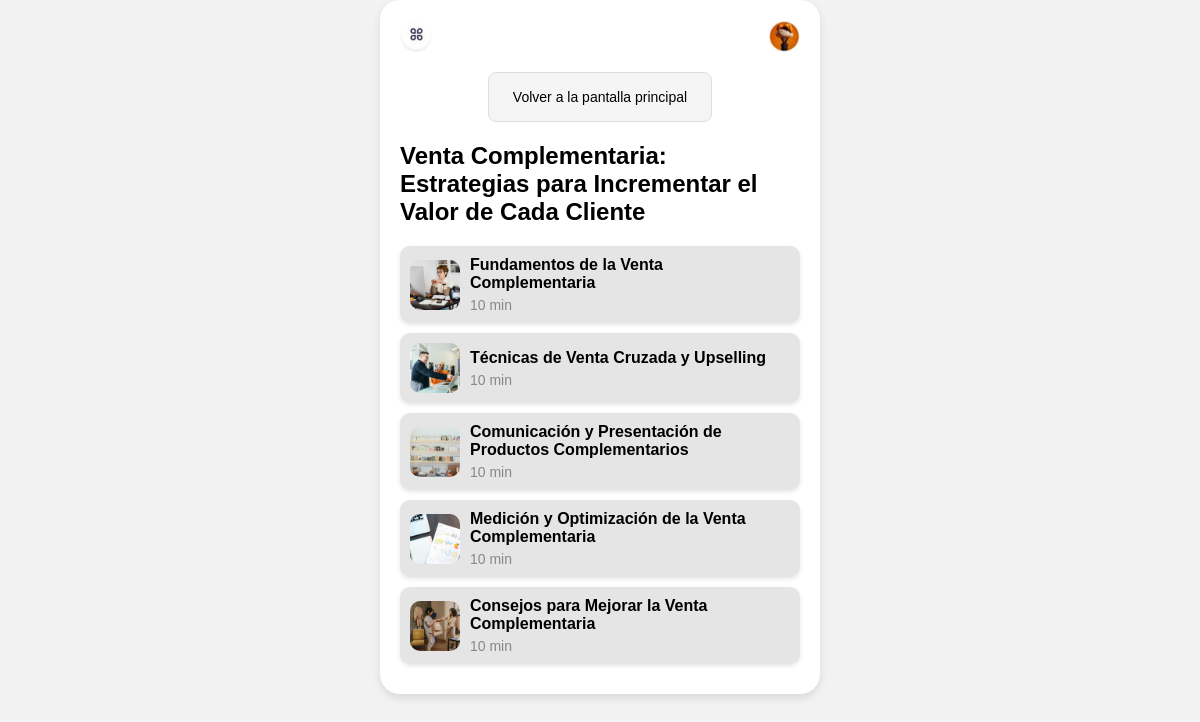
The app's page /curso/2/ with its own data.
### cursos/models.py (models this page shows, shortened)
class Curso(models.Model):
    titulo = models.CharField(max_length=200)
    explicacion = models.TextField()
    fecha_creacion = models.DateTimeField(default=timezone.now)
    puntos = models.SmallIntegerField()
    miniatura = models.ImageField(upload_to='images/miniaturas/')

class Leccion(models.Model):
    titulo = models.CharField(max_length=200)
    autor = models.ForeignKey('Autor', on_delete=models.CASCADE)
    fecha_creacion = models.DateTimeField(default=timezone.now)
    contenido = models.TextField()
    puntos = models.SmallIntegerField()
    ejercicio = models.ForeignKey('Ejercicio', on_delete=models.CASCADE, blank=True, null=True)
    curso = models.ForeignKey('Curso', on_delete=models.CASCADE)
    miniatura = models.ImageField(upload_to='images/miniaturas/')
    imagen1 = models.ImageField(upload_to='images/lecciones/')
    imagen2 = models.ImageField(upload_to='images/lecciones/')
    imagen3 = models.ImageField(upload_to='images/lecciones/')
    imagen4 = models.ImageField(upload_to='images/lecciones/')
    imagen5 = models.ImageField(upload_to='images/lecciones/')

### cursos/views.py (the view)
def detalle_curso(request, pk):
    curso = get_object_or_404(Curso, pk=pk)
    lecciones = Leccion.objects.filter(curso_id=pk)
    return render(request, 'blog/detalle_curso.html', {'curso': curso, 'lecciones':lecciones})

### cursos/templates/blog/detalle_curso.html
{% extends 'blog/base.html' %}
{% load static %}
{% block content %}
    <div class="back-to-menu">
        <a href="/">Volver a la pantalla principal</a>
      </div>
    <div class="lessons">
        <div class="title">{{ curso.titulo }}</div>
        {% for leccion in lecciones %}
        <a href="{% url 'detalle_leccion' pk=leccion.pk %}" class="lesson" title="Lesson 1 details.">
            <img src="{{ leccion.miniatura.url }}" alt="{{leccion.titulo}}" />
            <div class="lesson-info">
                <div class="lesson-title">{{leccion.titulo}}</div>
                <div class="lesson-subtext">10 min</div>
            </div>
        </a>
        {% endfor %}
    </div>
{% endblock %}

### cursos/static/css/curso.css (style rules this page uses)
body { margin: 0; font-family: Arial, sans-serif; background-color: #f2f2f2; }
.title { font-size: 24px; font-weight: bold; margin-bottom: 20px; }
.lessons .lesson { display: flex; align-items: center; padding: 10px; margin-bottom: 10px; background-color: #e5e5e5; border-radius: 10px; box-shadow: 0 2px 4px rgba(0, 0, 0, 0.1); cursor: pointer; text-decoration: none; color: inherit; }
.lesson img { width: 50px; height: 50px; border-radius: 10px; margin-right: 10px; }
.lesson-info { flex-grow: 1; }
.lesson-info .lesson-title { font-size: 16px; font-weight: bold; margin-bottom: 5px; }
.lesson-info .lesson-subtext { font-size: 14px; color: #888; }
.back-to-menu { display: block; margin-bottom: 20px; padding: 8px 12px; text-align: center; background-color: #f5f5f5; color: #333; font-size: 14px; font-weight: normal; text-decoration: none; border-radius: 8px; border: 1px solid #ddd; transition: background-color 0.3s ease, color 0.3s ease; cursor: pointer; width: fit-content; margin-left: auto; margin-right: auto; }
.back-to-menu a { display: block; padding: inherit; color: inherit; text-decoration: none; }
.back-to-menu a { text-decoration: none; color: #000; }

### records on screen
Curso: titulo "Venta Complementaria: Estrategias para Incrementar el Valor de Cada Cliente"
Leccion: miniatura (picture), titulo "Fundamentos de la Venta Complementaria"
Leccion: miniatura (picture), titulo "Técnicas de Venta Cruzada y Upselling"
Leccion: miniatura (picture), titulo "Comunicación y Presentación de Productos Complementarios"
Leccion: miniatura (picture), titulo "Medición y Optimización de la Venta Complementaria"
Leccion: miniatura (picture), titulo "Consejos para Mejorar la Venta Complementaria"
